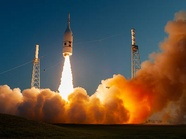
%> input picture assgn1/ec/myimg01.jpg, 186 x 139 px, shrunk from 400 x 300 before the run; its folder holds 4 pictures in this run
$ octave ec.m   (GNU Octave 9; MATLAB toolbox functions it lacks are replaced by stand-ins)
%> lines starting %> are read from the running program, lines starting %| are printed output that depends on the picture; in (x1, y1, x2, y2) boxes, pixels count from 0 and x2, y2 are one past the last pixel; in counts of white or black regions, pixels touching at a corner belong together; the program's own positions count from 1
### assgn1/matlab/myImageFilter.m
function [img1] = myImageFilter(img0, h)
  [Hi, Wi] = size(img0);
  [Hh, Wh] = size(h);
  % Hh and Wh shall be odd, but may not be square
  % find the padding sizes
  Hp = (Hh - 1) / 2;
  Wp = (Wh - 1) / 2;
  % prepare img1 sizes
  img1 = zeros(Hi, Wi);
  % pad with closest edge intensities
  img0 = padarray(img0, [Hp, Wp], 'replicate');
  % convolution
  img0_slices = im2col(img0, [Hh, Wh]);
  img1(:) = sum(img0_slices(:, 1:Hi*Wi) .* h(:));
end

### assgn1/matlab/myEdgeFilter.m
function [img1] = myEdgeFilter(img0, sigma)
%Your implemention
  img1 = zeros(size(img0));
  hsize = 2 * ceil(3 * sigma) + 1;
  h_gau = fspecial('gaussian', hsize, sigma);

  h_sobelx = [-1 -2 -1; 0 0 0; 1 2 1];
  h_sobely = h_sobelx';

  img_smooth = myImageFilter(img0, h_gau);
  imgx = myImageFilter(img_smooth, h_sobelx);
  imgy = myImageFilter(img_smooth, h_sobely);

  % NMS
  angles = rad2deg(atan2(imgy, imgx));
  amplitudes = sqrt(imgx .^ 2 + imgy .^ 2);

  angles(angles < 0) = angles(angles < 0) + 360;

  angles((337.5 <= angles | angles < 22.5) | ...
    (157.5 <= angles & angles < 202.5)) = 0;

  angles((22.5 <= angles & angles < 67.5) | ...
    (202.5 <= angles & angles < 247.5)) = 45;

  angles((67.5 <= angles & angles < 112.5) | ...
    (247.5 <= angles & angles < 292.5) | ...
    isnan(angles)) = 90;

  angles((112.5 <= angles & angles < 157.5) | ...
    (292.5 <= angles & angles < 337.5)) = 135;

  amplitudes_slices = im2col(padarray(amplitudes, [1 1]), [3 3]);
  c = 5;  % center
  % for each (angle, first neighbouring position, second neighbouring position)
  % for angle_pos = [0 2 8; 45 3 7; 90 4 6; 135 1 9]'
  for angle_pos = [0 4 6; 45 1 9; 90 2 8; 135 3 7]'
    idx_angle = angles == angle_pos(1);
    %%% TODO: do not output as staright white lines, may have suppressed too much
    suppress = ...
      amplitudes_slices(c, idx_angle) <= amplitudes_slices(angle_pos(2), idx_angle) ...
      | amplitudes_slices(c, idx_angle) <= amplitudes_slices(angle_pos(3), idx_angle);
    img1(idx_angle) = ~suppress' .* amplitudes(idx_angle);
  end

  %%% debug
  % imshow([amplitudes, img1, edge(img0, 'sobel')]);
  % imwrite(img1, 'my_sobel.jpg');
  %%% debugend
end


### assgn1/matlab/myHoughTransform.m
function [H, rhoScale, thetaScale] = myHoughTransform(Im, threshold, rhoRes, thetaRes)
%Your implementation here

    % threshold the image
    Im(Im < threshold) = 0;

    % create theta scale
    rhoScale = linspace(0, sum(size(Im), 'all'), sum(size(Im), 'all') / rhoRes);
    thetaScale = linspace(0, 2*pi, 2*pi / thetaRes);

    % generate rho-theta pairs
    [Y, X] = find(Im);
    for theta = thetaScale
        rho = X * cos(theta) + Y * sin(theta);
        tH = histcounts2(rho, ones(size(rho)) * theta, rhoScale, thetaScale);

        if exist('H', 'var'); H = H + tH; else H = tH; end

    end

end


### assgn1/ec/ec.m
addpath('../matlab')    % import functions

clear;

datadir = '.';
resultsdir = '.';

%parameters
sigma     = 2;
threshold = 0.03;
rhoRes    = 2;
thetaRes  = pi/90;
nLines    = 50;
%end of parameters

imglist = dir(sprintf('%s/myimg*.jpg', datadir));

for i = 1:numel(imglist)

    [path, imgname, dummy] = fileparts(imglist(i).name);
    img = imread(sprintf('%s/%s', datadir, imglist(i).name));
%> img is the input picture: size 139x186x3 uint8; mean R, G, B 87.7, 78.4, 67.8

    if (ndims(img) == 3)
        img = rgb2gray(img);
%> img: size 139x186 uint8
    end

    img = double(img) / 255;
%> img: size 139x186 double


    [Im] = myEdgeFilter(img, sigma);
%> in myImageFilter, `img0 = padarray(img0, [Hp, Wp], 'replicate');`:
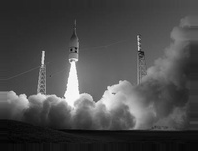
%> img0: size 151x198 double; min 0, max 0.996, mean 0.293
%> call 3 of myImageFilter, with h = [-1 0 1; -2 0 2; -1 0 1]
%> in myImageFilter (call 3), `img1(:) = sum(img0_slices(:, 1:Hi*Wi) .* h(:));`:
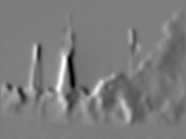
%> img1: size 139x186 double; min -0.686, max 0.722, mean 0.000647; drawn with min black and max white
%> in myEdgeFilter, `angles = rad2deg(atan2(imgy, imgx));`:
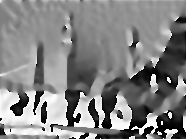
%> angles: size 139x186 double; min -180, max 180, mean 6; drawn with min black and max white
%> in myEdgeFilter, `amplitudes = sqrt(imgx .^ 2 + imgy .^ 2);`:
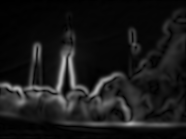
%> amplitudes: size 139x186 double; min 0.000224, max 0.738, mean 0.1
%> in myEdgeFilter, `angles((112.5 <= angles & angles < 157.5) | (292.5 <= angles & angles ..`:
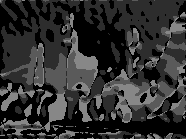
%> angles: size 139x186 double; min 0, max 135, mean 48.5
%> the loop in myEdgeFilter, `for angle_pos = [0 4 6; 45 1 9; 90 2 8; 135 3 7]'` made 4 passes
%> pass 1, in myEdgeFilter, `idx_angle = angles == angle_pos(1);`:
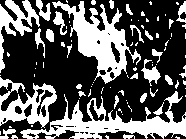
%> idx_angle: size 139x186 logical; 36% white; 88 white regions (59 under 20 px), largest, box (x1, y1, x2, y2) and area: (20, 91, 186, 139) 2686, (52, 1, 141, 84) 2564, (0, 77, 57, 128) 1274
%> after the loop in myEdgeFilter, `for angle_pos = [0 4 6; 45 1 9; 90 2 8; 135 3 7]'`:
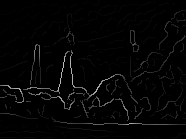
%> img1: size 139x186 double; min 0, max 0.738, mean 0.0183
    [H,rhoScale,thetaScale] = myHoughTransform(Im, threshold, rhoRes, thetaRes);
%> in myHoughTransform, `Im(Im < threshold) = 0;`: Im: size 139x186 double; 4.47% of pixels changed, all inside (x1, y1, x2, y2) = (0, 0, 186, 139)
%> in myHoughTransform, `[Y, X] = find(Im);`: Y = 2158 values from 11 to 138; X = 2158 values from 1 to 186
%> the run ends on the next line

$ run again, on assgn1/ec/myimg02.jpg
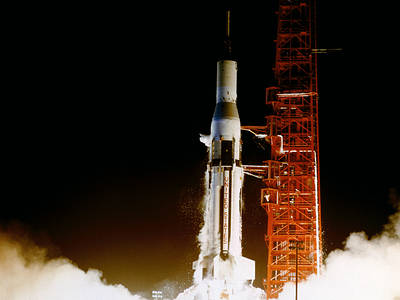
%> input picture assgn1/ec/myimg02.jpg, 400 x 300 px
%> img is the input picture: size 300x400x3 uint8; mean R, G, B 56.1, 43.7, 34.4
%> img0: size 302x402 double
%> the loop in myEdgeFilter, `for angle_pos = [0 4 6; 45 1 9; 90 2 8; 135 3 7]'` made 4 passes
%> pass 1, in myEdgeFilter, `idx_angle = angles == angle_pos(1);`:
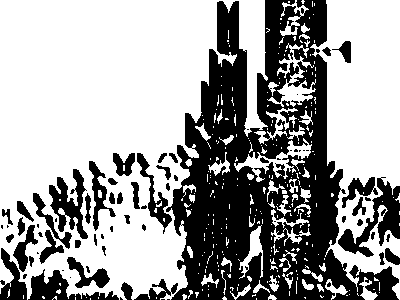
%> idx_angle: size 300x400 logical; 63.2% white; 77 black regions (33 under 20 px), largest, box (x1, y1, x2, y2) and area: (166, 0, 399, 300) 33232, (338, 177, 400, 257) 1739, (49, 169, 88, 239) 1223
%> after the loop in myEdgeFilter, `for angle_pos = [0 4 6; 45 1 9; 90 2 8; 135 3 7]'`:
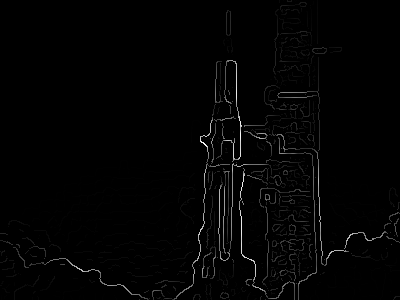
%> img1: size 300x400 double; min 0, max 1.27, mean 0.0168; drawn with min black and max white
%> Im: size 300x400 double; 2% of pixels changed, all inside (x1, y1, x2, y2) = (1, 0, 400, 300)
%> Y = 6724 values from 1 to 300; X = 6724 values from 1 to 400
